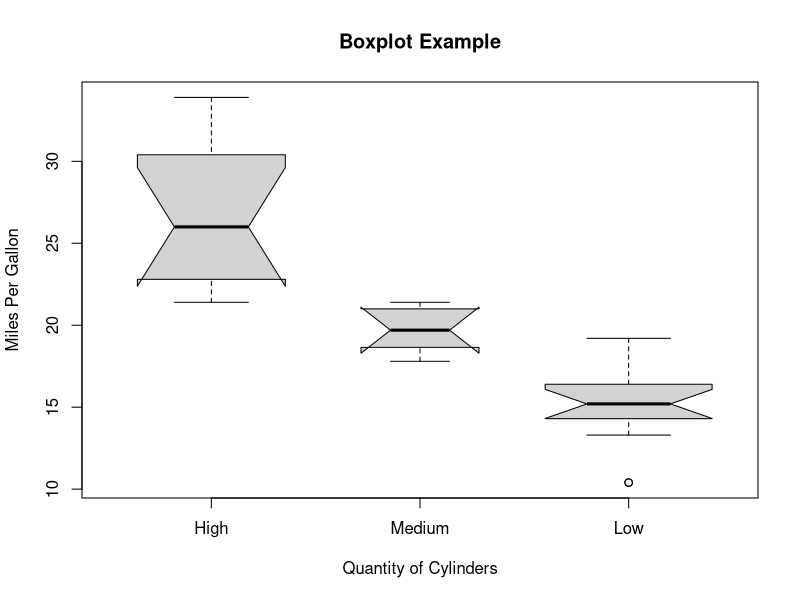

Source code (R):
png(file = "boxplot_using_notch.png")  
# Plotting the chart.  
boxplot(mpg ~ cyl, data = mtcars,   
        xlab = "Quantity of Cylinders",  
        ylab = "Miles Per Gallon",   
        main = "Boxplot Example",  
        notch = TRUE,   
        varwidth = TRUE,   
        ccol = c("green","yellow","red"),  
        names = c("High","Medium","Low")  
)  
# Saving the file.  
dev.off()  
